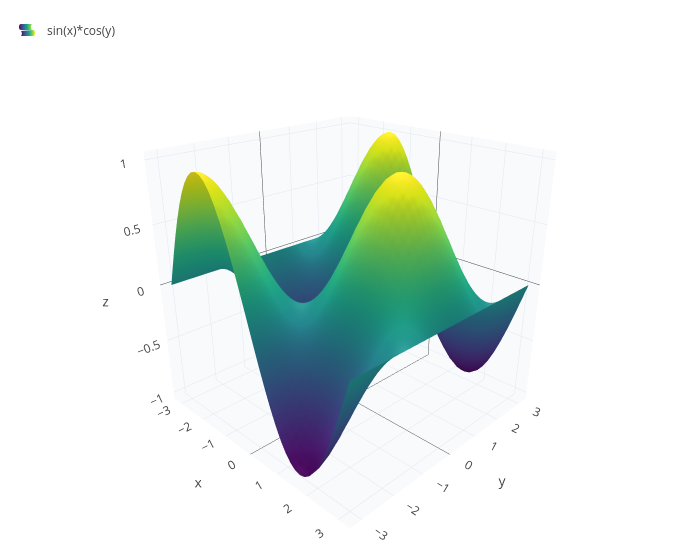

This figure's notebook cell:
### Markdown cell above
## 3D plots
In JupyterLab these are interactive: drag to rotate, scroll to zoom. `plot3d(f, x, a, b, y, c, d)` draws the surface z = f(x, y):

### Code cell
plot3d(sin(x)*cos(y), x, -pi, pi, y, -pi, pi)

### Figure 1 — Plotly figure (JSON) as saved in the notebook; plotly's stock layout.template omitted (floating-point values rounded to 4 significant figures; data arrays with more than 128 entries replaced by an {"elided": "..."} marker saying what was removed)
{"data": [{"colorscale": "Viridis", "name": "sin(x)*cos(y)", "opacity": 1, "showlegend": true, "showscale": false, "type": "surface", "x": {"elided": "41x41 float values"}, "y": {"elided": "41x41 float values"}, "z": {"elided": "41x41 float values"}}], "layout": {"height": 560, "legend": {"x": 0.01, "y": 0.99}, "margin": {"b": 0, "l": 0, "r": 0, "t": 10}, "scene": {"aspectmode": "cube", "camera": {"eye": {"x": 1.6, "y": -1.6, "z": 1.0}}, "xaxis": {"backgroundcolor": "#f8fafc", "gridcolor": "#e2e8f0", "showbackground": true, "title": {"text": "x"}}, "yaxis": {"backgroundcolor": "#f8fafc", "gridcolor": "#e2e8f0", "showbackground": true, "title": {"text": "y"}}, "zaxis": {"backgroundcolor": "#f8fafc", "gridcolor": "#e2e8f0", "showbackground": true, "title": {"text": "z"}}}, "showlegend": true, "title": {"text": ""}, "width": 700}}
